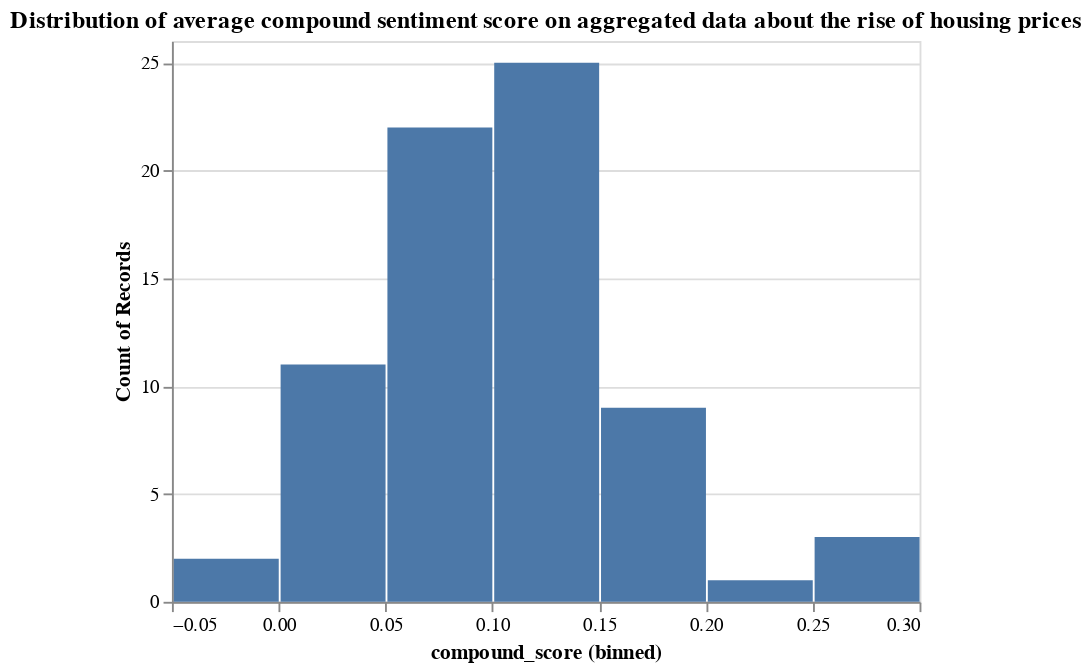

The notebook cell this image was saved under:
### Code cell
alt.Chart(house_price_g, title = 'Distribution of average compound sentiment score on aggregated data about the rise of housing prices').mark_bar().encode(
    alt.X('compound_score', bin=True),
    y='count()',
)

### Figure 1 — Vega-Lite specification as saved in the notebook (floating-point values rounded to 4 significant figures)
{"config": {"view": {"continuousWidth": 400, "continuousHeight": 300}}, "data": {"name": "data-9edb572fd8ce3ed36fd841087042d57d"}, "mark": "bar", "encoding": {"x": {"type": "quantitative", "bin": true, "field": "compound_score"}, "y": {"type": "quantitative", "aggregate": "count"}}, "title": "Distribution of average compound sentiment score on aggregated data about the rise of housing prices", "$schema": "https://vega.github.io/schema/vega-lite/v4.8.1.json", "datasets": {"data-9edb572fd8ce3ed36fd841087042d57d": [{"period": "2016-10", "compound_score": 0.08474, "topic": "Rise in Housing Price"}, {"period": "2016-11", "compound_score": 0.003667, "topic": "Rise in Housing Price"}, {"period": "2016-12", "compound_score": 0.07863, "topic": "Rise in Housing Price"}, {"period": "2017-01", "compound_score": 0.1183, "topic": "Rise in Housing Price"}, {"period": "2017-02", "compound_score": 0.1218, "topic": "Rise in Housing Price"}, {"period": "2017-03", "compound_score": 0.09286, "topic": "Rise in Housing Price"}, {"period": "2017-04", "compound_score": 0.03005, "topic": "Rise in Housing Price"}, {"period": "2017-05", "compound_score": 0.04007, "topic": "Rise in Housing Price"}, {"period": "2017-06", "compound_score": 0.1003, "topic": "Rise in Housing Price"}, {"period": "2017-07", "compound_score": 0.2505, "topic": "Rise in Housing Price"}, {"period": "2017-08", "compound_score": 0.1397, "topic": "Rise in Housing Price"}, {"period": "2017-09", "compound_score": 0.1297, "topic": "Rise in Housing Price"}, {"period": "2017-10", "compound_score": 0.07977, "topic": "Rise in Housing Price"}, {"period": "2017-11", "compound_score": 0.1376, "topic": "Rise in Housing Price"}, {"period": "2017-12", "compound_score": 0.1062, "topic": "Rise in Housing Price"}, {"period": "2018-01", "compound_score": 0.2712, "topic": "Rise in Housing Price"}, {"period": "2018-02", "compound_score": 0.1145, "topic": "Rise in Housing Price"}, {"period": "2018-03", "compound_score": 0.1519, "topic": "Rise in Housing Price"}, {"period": "2018-04", "compound_score": 0.02937, "topic": "Rise in Housing Price"}, {"period": "2018-05", "compound_score": 0.01814, "topic": "Rise in Housing Price"}, {"period": "2018-06", "compound_score": 0.07503, "topic": "Rise in Housing Price"}, {"period": "2018-07", "compound_score": 0.1068, "topic": "Rise in Housing Price"}, {"period": "2018-08", "compound_score": 0.1187, "topic": "Rise in Housing Price"}, {"period": "2018-09", "compound_score": 0.1484, "topic": "Rise in Housing Price"}, {"period": "2018-10", "compound_score": 0.05547, "topic": "Rise in Housing Price"}, {"period": "2018-11", "compound_score": 0.1171, "topic": "Rise in Housing Price"}, {"period": "2018-12", "compound_score": 0.1132, "topic": "Rise in Housing Price"}, {"period": "2019-01", "compound_score": 0.1198, "topic": "Rise in Housing Price"}, {"period": "2019-02", "compound_score": 0.1301, "topic": "Rise in Housing Price"}, {"period": "2019-03", "compound_score": 0.1185, "topic": "Rise in Housing Price"}, {"period": "2019-04", "compound_score": 0.1536, "topic": "Rise in Housing Price"}, {"period": "2019-05", "compound_score": 0.07754, "topic": "Rise in Housing Price"}, {"period": "2019-06", "compound_score": 0.07402, "topic": "Rise in Housing Price"}, {"period": "2019-07", "compound_score": 0.06022, "topic": "Rise in Housing Price"}, {"period": "2019-08", "compound_score": 0.07575, "topic": "Rise in Housing Price"}, {"period": "2019-09", "compound_score": 0.1272, "topic": "Rise in Housing Price"}, {"period": "2019-10", "compound_score": 0.03149, "topic": "Rise in Housing Price"}, {"period": "2019-11", "compound_score": 0.06915, "topic": "Rise in Housing Price"}, {"period": "2019-12", "compound_score": 0.09331, "topic": "Rise in Housing Price"}, {"period": "2020-01", "compound_score": 0.1211, "topic": "Rise in Housing Price"}, {"period": "2020-02", "compound_score": 0.08207, "topic": "Rise in Housing Price"}, {"period": "2020-03", "compound_score": 0.1658, "topic": "Rise in Housing Price"}, {"period": "2020-04", "compound_score": 0.01511, "topic": "Rise in Housing Price"}, {"period": "2020-05", "compound_score": -0.02314, "topic": "Rise in Housing Price"}, {"period": "2020-06", "compound_score": 0.02915, "topic": "Rise in Housing Price"}, {"period": "2020-07", "compound_score": 0.08268, "topic": "Rise in Housing Price"}, {"period": "2020-08", "compound_score": 0.05545, "topic": "Rise in Housing Price"}, {"period": "2020-09", "compound_score": 0.02504, "topic": "Rise in Housing Price"}, {"period": "2020-10", "compound_score": 0.01991, "topic": "Rise in Housing Price"}, {"period": "2020-11", "compound_score": 0.1528, "topic": "Rise in Housing Price"}, {"period": "2020-12", "compound_score": 0.1687, "topic": "Rise in Housing Price"}, {"period": "2021-01", "compound_score": 0.1761, "topic": "Rise in Housing Price"}, {"period": "2021-02", "compound_score": 0.05097, "topic": "Rise in Housing Price"}, {"period": "2021-03", "compound_score": 0.0668, "topic": "Rise in Housing Price"}, {"period": "2021-04", "compound_score": 0.09592, "topic": "Rise in Housing Price"}, {"period": "2021-05", "compound_score": 0.2079, "topic": "Rise in Housing Price"}, {"period": "2021-06", "compound_score": 0.1781, "topic": "Rise in Housing Price"}, {"period": "2021-07", "compound_score": 0.108, "topic": "Rise in Housing Price"}, {"period": "2021-08", "compound_score": -0.002476, "topic": "Rise in Housing Price"}, {"period": "2021-09", "compound_score": 0.07016, "topic": "Rise in Housing Price"}, {"period": "2021-10", "compound_score": 0.1215, "topic": "Rise in Housing Price"}, {"period": "2021-11", "compound_score": 0.1175, "topic": "Rise in Housing Price"}, {"period": "2021-12", "compound_score": 0.133, "topic": "Rise in Housing Price"}, {"period": "2022-01", "compound_score": 0.03682, "topic": "Rise in Housing Price"}, {"period": "2022-02", "compound_score": 0.124, "topic": "Rise in Housing Price"}, {"period": "2022-03", "compound_score": 0.1655, "topic": "Rise in Housing Price"}, {"period": "2022-04", "compound_score": 0.09644, "topic": "Rise in Housing Price"}, {"period": "2022-05", "compound_score": 0.2649, "topic": "Rise in Housing Price"}, {"period": "2022-06", "compound_score": 0.07408, "topic": "Rise in Housing Price"}, {"period": "2022-07", "compound_score": 0.1215, "topic": "Rise in Housing Price"}, {"period": "2022-08", "compound_score": 0.1106, "topic": "Rise in Housing Price"}, {"period": "2022-09", "compound_score": 0.1669, "topic": "Rise in Housing Price"}, {"period": "2022-10", "compound_score": 0.08049, "topic": "Rise in Housing Price"}]}}
